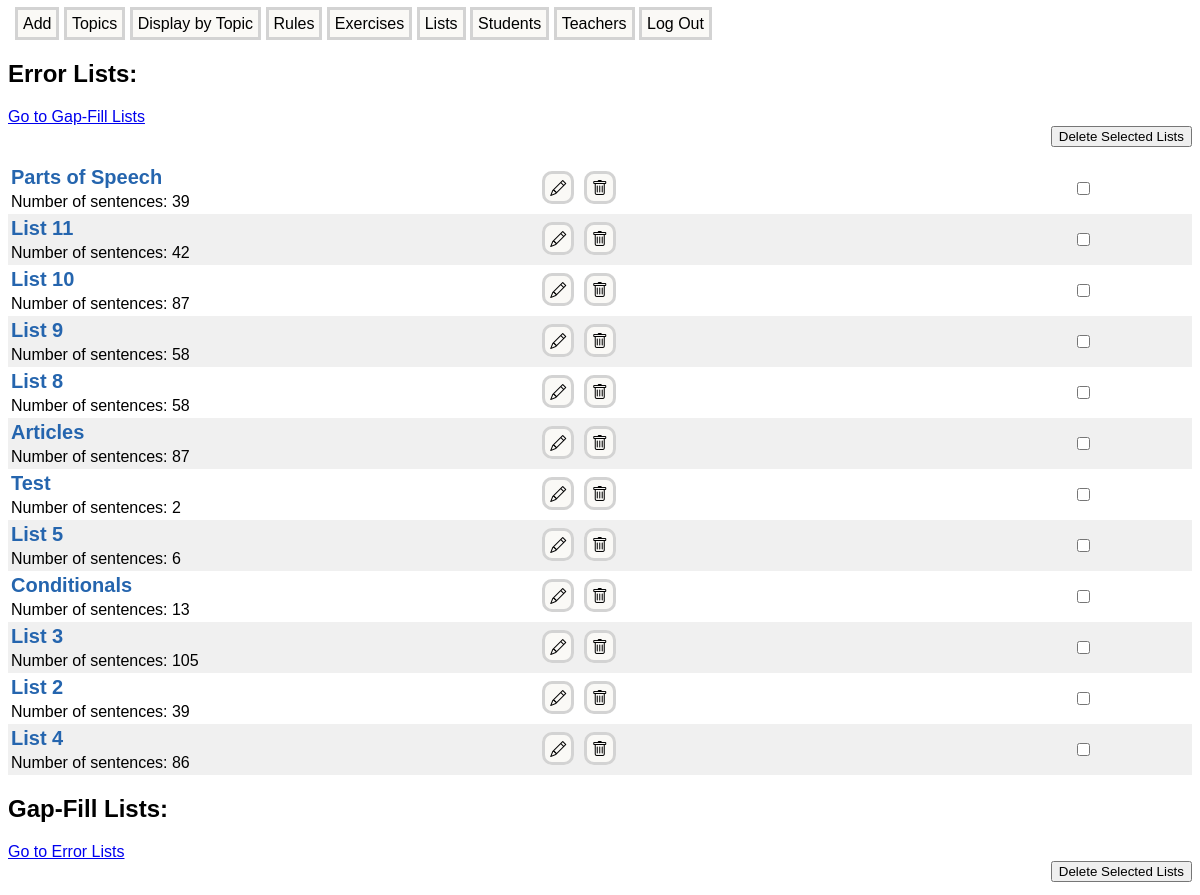
The page /lists (upper part) on the database as committed earlier.
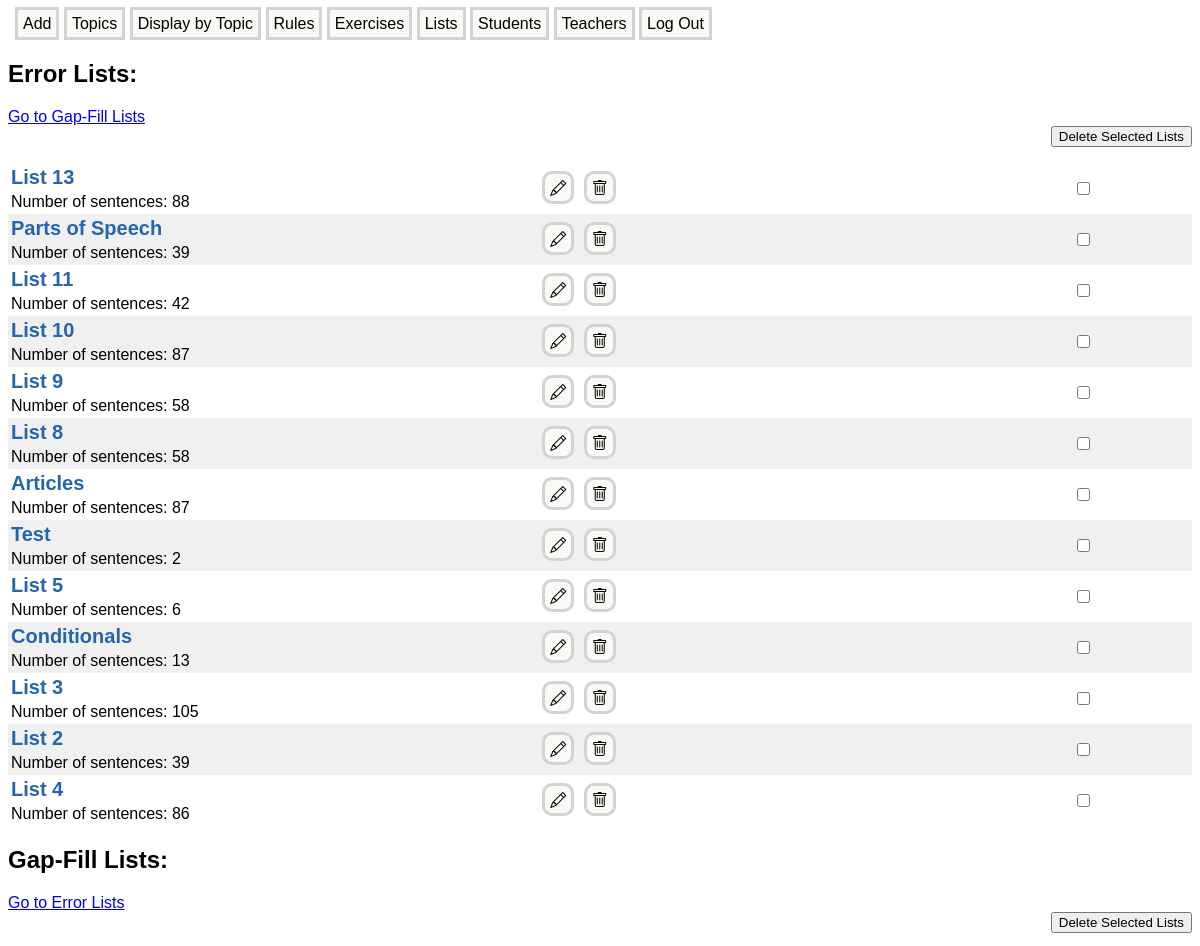
The same page on the database as committed later.
### models.py (models this page shows)
class List(db.Model):
    id = db.Column(db.Integer, primary_key = True)
    list_name = db.Column(db.String(100), index = True, nullable = False)
    teacher_id = db.Column(db.Integer, db.ForeignKey('teacher.id', ondelete = 'CASCADE'))
    student_id = db.Column(db.Integer, db.ForeignKey('student.id', ondelete = 'CASCADE'))
    list_items = db.relationship('ListItem', backref = 'list', lazy = 'joined', cascade = 'all, delete-orphan')

### list_management/routes.py (the view)
@app.route('/lists', methods=['GET', 'POST'])
def lists():
    if isinstance(current_user, Teacher):
        lists = List.query.filter_by(teacher_id=current_user.id).order_by(desc(List.id)).all()
    elif isinstance(current_user, Student):
        lists = List.query.filter_by(student_id=current_user.id).order_by(desc(List.id)).all()
    else:
        lists = List.query.order_by(desc(List.id)).all()
    edit_list_form = EditListForm(csrf_enabled=False)
    if isinstance(current_user, Teacher):
        cloze_lists = ClozeList.query.filter_by(teacher_id=current_user.id).order_by(desc(ClozeList.id)).all()
    elif isinstance(current_user, Student):
        cloze_lists = ClozeList.query.filter_by(student_id=current_user.id).order_by(desc(ClozeList.id)).all()
    else:
        cloze_lists = ClozeList.query.order_by(desc(ClozeList.id)).all()
    edit_cloze_list_form = EditListForm()
    return render_template('lists.html', lists=lists, edit_list_form=edit_list_form, cloze_lists=cloze_lists,
                           edit_cloze_list_form=edit_cloze_list_form)

### forms.py
class EditListForm(FlaskForm):
    list_name = StringField('List Name:')
    submit = SubmitField('Change List Name')

### list_management/templates/list_management/lists.html (shortened to what this page needs)
{% extends "base.html" %}
{% block content %}
<h2 id="error-lists">Error Lists:</h2>
<a href="#gap-fill-lists" style="display:inline-block">
    Go to Gap-Fill Lists
</a>
<div class="delete-div">
    <form class="delete-form" method="POST" action="{{ url_for('delete_lists') }}" id="deleteListsForm">
        <button type="button" onclick="submitListDeleteForm('errorList');">Delete Selected Lists</button>
    </form>
</div>
{% for list in lists %}
<div class="entry-container">
    <table style="width:100%;">
        <tr>
            <th style="width:45%;text-align:left;">
                <a class="list-link" href="{{ url_for('error_list', list_id=list.id) }}" target="_blank" title="Show Items">
                    {{ list.list_name }}
                </a>
            </th>
            <td rowspan="2" style="width:45%;">
                <a class="manage-link edit-icon" href="javascript:;" onclick="showForm('error-form-cell-{{ list.id }}');" title="Rename"></a>
                <a class="manage-link trash-icon" href="{{ url_for('delete_list', list_id=list.id) }}" onclick="return confirmListDelete();" title="Delete"></a>
            </td>
            <td rowspan="2" style="width:10%;">
                <input type="checkbox" name="list_checkbox" value="{{ list.id }}" class="error-list-checkbox">
            </td>
        <tr>
            <td>Number of sentences: {{ list.list_items | length }}</td>
        </tr>
    </table>
</div>
{% endfor %}
<h2 id="gap-fill-lists">Gap-Fill Lists:</h2>
<a href="#error-lists" style="display:inline-block">
    Go to Error Lists
</a>
<div class="delete-form-div">
    <form class="delete-form" method="POST" action="{{ url_for('delete_cloze_lists') }}" id="deleteClozeListsForm">
        <button type="button" onclick="submitListDeleteForm('clozeList');">Delete Selected Lists</button>
    </form>
</div>
{% endblock %}

Rows that differ between the two databases and show on the page:
added List: list_name "List 13", list_items|length "88"
